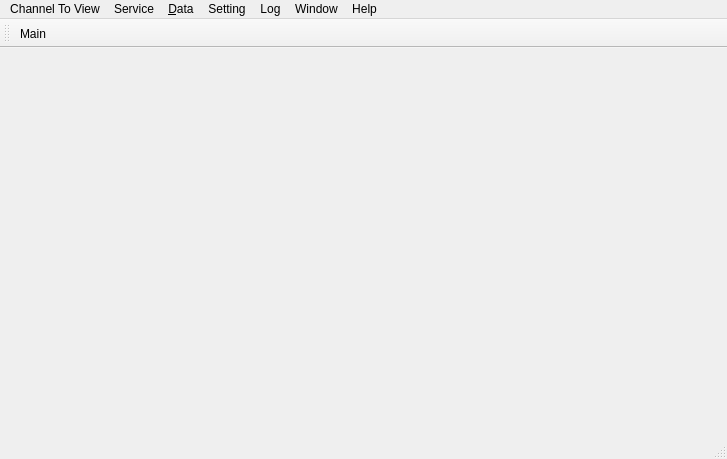
<?xml version="1.0" encoding="UTF-8"?>
<ui version="4.0">
 <class>MainWindow</class>
 <widget class="QMainWindow" name="MainWindow">
  <property name="windowModality">
   <enum>Qt::WindowModal</enum>
  </property>
  <property name="geometry">
   <rect>
    <x>0</x>
    <y>0</y>
    <width>727</width>
    <height>459</height>
   </rect>
  </property>
  <property name="windowTitle">
   <string>MainWindow</string>
  </property>
  <widget class="QWidget" name="centralWidget">
   <layout class="QGridLayout" name="gridLayout">
    <property name="leftMargin">
     <number>0</number>
    </property>
    <property name="topMargin">
     <number>0</number>
    </property>
    <property name="rightMargin">
     <number>0</number>
    </property>
    <property name="bottomMargin">
     <number>0</number>
    </property>
    <property name="spacing">
     <number>0</number>
    </property>
    <item row="0" column="0">
     <layout class="QGridLayout" name="gridLayout_2"/>
    </item>
   </layout>
  </widget>
  <widget class="QMenuBar" name="menuBar">
   <property name="geometry">
    <rect>
     <x>0</x>
     <y>0</y>
     <width>727</width>
     <height>33</height>
    </rect>
   </property>
   <widget class="QMenu" name="menuChannel_To_View">
    <property name="title">
     <string>Channel To View</string>
    </property>
    <addaction name="actionMainWindow"/>
   </widget>
   <widget class="QMenu" name="menuService">
    <property name="title">
     <string>Service</string>
    </property>
   </widget>
   <widget class="QMenu" name="menuDatabase">
    <property name="title">
     <string>&amp;Data</string>
    </property>
    <addaction name="actionHistory_Sqlite"/>
   </widget>
   <widget class="QMenu" name="menuParameter_Setting">
    <property name="title">
     <string>Setting</string>
    </property>
    <addaction name="actionSystem_Settings"/>
    <addaction name="actionCamera_Test"/>
   </widget>
   <widget class="QMenu" name="menuLog">
    <property name="title">
     <string>Log</string>
    </property>
   </widget>
   <widget class="QMenu" name="menuHelp">
    <property name="title">
     <string>Help</string>
    </property>
   </widget>
   <widget class="QMenu" name="menuWindow">
    <property name="title">
     <string>Window</string>
    </property>
   </widget>
   <addaction name="menuChannel_To_View"/>
   <addaction name="menuService"/>
   <addaction name="menuDatabase"/>
   <addaction name="menuParameter_Setting"/>
   <addaction name="menuLog"/>
   <addaction name="menuWindow"/>
   <addaction name="menuHelp"/>
  </widget>
  <widget class="QToolBar" name="mainToolBar">
   <property name="toolButtonStyle">
    <enum>Qt::ToolButtonTextUnderIcon</enum>
   </property>
   <attribute name="toolBarArea">
    <enum>TopToolBarArea</enum>
   </attribute>
   <attribute name="toolBarBreak">
    <bool>false</bool>
   </attribute>
   <addaction name="actionMainWindow"/>
  </widget>
  <widget class="QStatusBar" name="statusBar"/>
  <action name="actionMainWindow">
   <property name="icon">
    <iconset resource="../ico.qrc">
     <normaloff>:/UI_ICO/ICO/main-fill.svg</normaloff>:/UI_ICO/ICO/main-fill.svg</iconset>
   </property>
   <property name="text">
    <string>Main</string>
   </property>
   <property name="toolTip">
    <string>Device list Preview (CRTL+A)</string>
   </property>
   <property name="shortcut">
    <string>Ctrl+A</string>
   </property>
  </action>
  <action name="actionSystem_Settings">
   <property name="text">
    <string>System Settings</string>
   </property>
   <property name="toolTip">
    <string>System Settings CTRL+S</string>
   </property>
   <property name="shortcut">
    <string>Ctrl+S</string>
   </property>
  </action>
  <action name="actionCamera_Test">
   <property name="text">
    <string>Camera Test</string>
   </property>
   <property name="shortcut">
    <string>Ctrl+C</string>
   </property>
  </action>
  <action name="actionHistory_Sqlite">
   <property name="text">
    <string>History</string>
   </property>
   <property name="toolTip">
    <string>Search history</string>
   </property>
   <property name="shortcut">
    <string>Ctrl+F</string>
   </property>
  </action>
 </widget>
 <layoutdefault spacing="6" margin="11"/>
 <resources>
  <include location="../ico.qrc"/>
 </resources>
 <connections/>
</ui>
